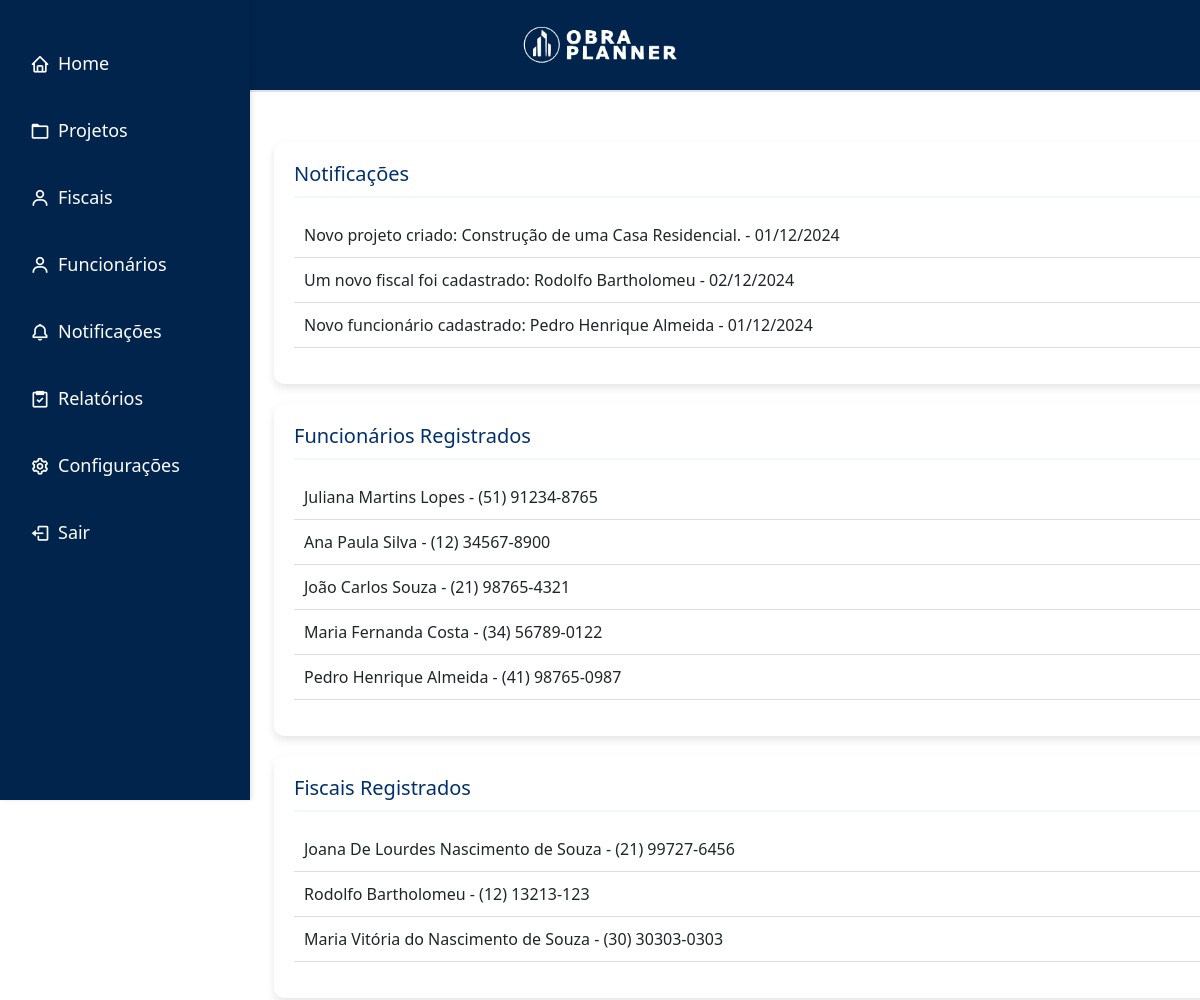
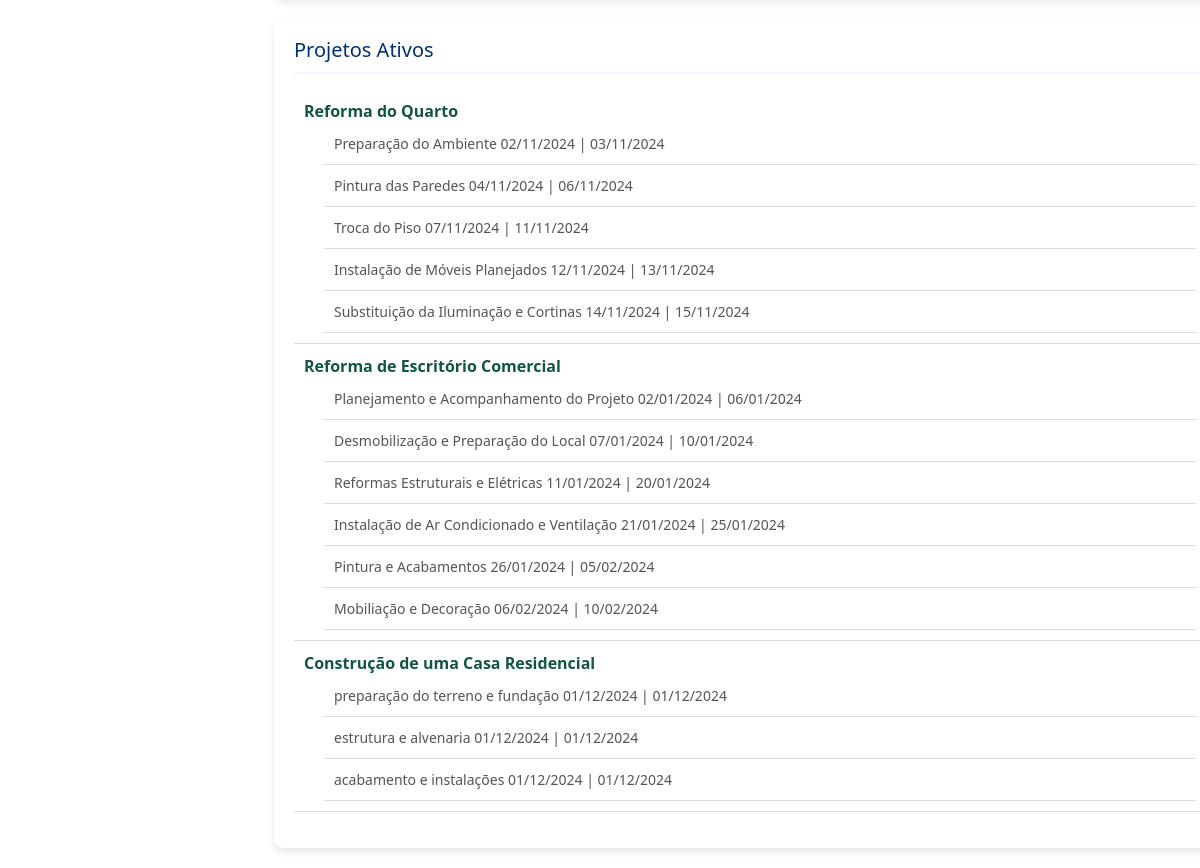
The app's page /empresa/dash.php (signed in) with its own data (2 pictures, top to bottom).
### tables this page shows
CREATE TABLE IF NOT EXISTS `notificacoes` (
  `notificacao_id` int(11) NOT NULL AUTO_INCREMENT,
  `usu_id` int(11) NOT NULL,
  `tipo_usuario` enum('empresa','fiscal','funcionario','admin') NOT NULL,
  `tipo_notificacao` enum('comentario_empresa','projeto_concluido','atraso_projeto','comentario_funcionario','comentario_fiscal','presenca_confirmada','novo_usuario_empresa','novo_usuario_fiscal','novo_usuario_funcionario','novo_projeto','comentario_sobre_plataforma','pergunta','usuario_ativado') NOT NULL,
  `mensagem` text NOT NULL,
  `data_criacao` timestamp NOT NULL DEFAULT current_timestamp(),
  `visualizada` tinyint(1) DEFAULT 0,
  PRIMARY KEY (`notificacao_id`),
  KEY `usu_id` (`usu_id`),
  CONSTRAINT `notificacoes_ibfk_1` FOREIGN KEY (`usu_id`) REFERENCES `empresas` (`empresa_id`) ON DELETE CASCADE
);

CREATE TABLE IF NOT EXISTS `funcionarios` (
  `func_id` varchar(225) NOT NULL,
  `nome` varchar(255) NOT NULL,
  `email` varchar(255) NOT NULL,
  `telefone` varchar(20) DEFAULT NULL,
  `cpf` varchar(15) NOT NULL,
  `senha` varchar(255) NOT NULL,
  `empresa_id` int(11) DEFAULT NULL,
  `horas_trabalhadas` decimal(5,2) DEFAULT NULL,
  `foto` varchar(255) DEFAULT NULL,
  `ativa` enum('ativa','desativada') DEFAULT 'ativa',
  PRIMARY KEY (`func_id`),
  KEY `empresa_id` (`empresa_id`),
  CONSTRAINT `funcionarios_ibfk_1` FOREIGN KEY (`empresa_id`) REFERENCES `empresas` (`empresa_id`)
);

CREATE TABLE IF NOT EXISTS `fiscais` (
  `fiscal_id` int(11) NOT NULL AUTO_INCREMENT,
  `nome` varchar(255) NOT NULL,
  `email` varchar(255) NOT NULL,
  `telefone` varchar(20) DEFAULT NULL,
  `senha` varchar(255) NOT NULL,
  `cpf` varchar(20) NOT NULL,
  `empresa_id` int(11) DEFAULT NULL,
  `foto` varchar(255) DEFAULT NULL,
  `ativa` enum('ativa','desativada') DEFAULT 'ativa',
  PRIMARY KEY (`fiscal_id`),
  UNIQUE KEY `email` (`email`),
  UNIQUE KEY `cpf` (`cpf`),
  KEY `empresa_id` (`empresa_id`),
  CONSTRAINT `fiscais_ibfk_1` FOREIGN KEY (`empresa_id`) REFERENCES `empresas` (`empresa_id`)
);

CREATE TABLE IF NOT EXISTS `projetos` (
  `projeto_id` int(11) NOT NULL AUTO_INCREMENT,
  `titulo` varchar(255) NOT NULL,
  `descricao` text DEFAULT NULL,
  `imagem` varchar(255) DEFAULT NULL,
  `documentacao` varchar(255) DEFAULT NULL,
  `data_inicio` date DEFAULT NULL,
  `data_termino` date DEFAULT NULL,
  `data_prev_ini` date DEFAULT NULL,
  `data_prev_ter` date DEFAULT NULL,
  `empresa_id` int(11) DEFAULT NULL,
  `fiscal_id` int(11) DEFAULT NULL,
  `func_id` varchar(225) DEFAULT NULL,
  `status` enum('Em andamento','Concluído','Atrasado') NOT NULL DEFAULT 'Em andamento',
  `qtn_eta` varchar(100) DEFAULT NULL,
  `progresso` int(11) DEFAULT NULL,
  PRIMARY KEY (`projeto_id`),
  KEY `empresa_id` (`empresa_id`),
  KEY `fiscal_id` (`fiscal_id`),
  KEY `func_id` (`func_id`),
  CONSTRAINT `projetos_ibfk_1` FOREIGN KEY (`empresa_id`) REFERENCES `empresas` (`empresa_id`),
  CONSTRAINT `projetos_ibfk_2` FOREIGN KEY (`fiscal_id`) REFERENCES `fiscais` (`fiscal_id`),
  CONSTRAINT `projetos_ibfk_3` FOREIGN KEY (`func_id`) REFERENCES `funcionarios` (`func_id`)
);

CREATE TABLE IF NOT EXISTS `etapas` (
  `etapa_id` int(11) NOT NULL AUTO_INCREMENT,
  `titulo` varchar(255) NOT NULL,
  `descricao` text NOT NULL,
  `observacoes` text DEFAULT NULL,
  `imagem` varchar(255) DEFAULT NULL,
  `projeto_id` int(11) NOT NULL,
  `data_inicio` date NOT NULL,
  `data_termino` date NOT NULL,
  `data_previa_inicio` date DEFAULT NULL,
  `data_previa_termino` date DEFAULT NULL,
  `concluida` tinyint(1) DEFAULT 0,
  `mensagem` varchar(225) DEFAULT NULL,
  PRIMARY KEY (`etapa_id`),
  KEY `projeto_id` (`projeto_id`),
  CONSTRAINT `etapas_ibfk_1` FOREIGN KEY (`projeto_id`) REFERENCES `projetos` (`projeto_id`)
);

### empresa/dash.php (the view, shortened to what this page needs)
<?php
include '../includes/db_connect.php';
$empresa_id = $_SESSION['UsuarioID'];
$resultFuncionarios = $conn->query("SELECT nome, telefone FROM funcionarios WHERE empresa_id = $empresa_id");
$funcionariosCount = $resultFuncionarios->num_rows;
$resultProjetos = $conn->query("SELECT projeto_id, titulo, status, data_inicio, data_termino FROM projetos WHERE empresa_id = $empresa_id");
$projetosCount = $resultProjetos->num_rows;
$resultFiscais = $conn->query("SELECT nome, telefone FROM fiscais WHERE empresa_id = $empresa_id");
$fiscaisCount = $resultFiscais->num_rows;
$resultNotificacoes = $conn->query("SELECT mensagem, data_criacao FROM notificacoes WHERE usu_id = $empresa_id");
$notificacoesCount = $resultNotificacoes->num_rows;
?>
<!DOCTYPE html>
<html lang="pt-br">
<head>
    <link rel="stylesheet" href="style.css">
    <link href='https://unpkg.com/boxicons@2.0.7/css/boxicons.min.css' rel='stylesheet'>
    <link href="https://cdn.jsdelivr.net/npm/bootstrap@5.0.2/dist/css/bootstrap.min.css" rel="stylesheet">
</head>
<body>
    <header>
        <div class="logo">
            <img src="../imgs/obraplanner7.png" alt="Logo do ObraPlanner">
        </div>
    </header>
    <nav class="sidebar">
        <ul>
            <li><a href="dash.php"><i class="bx bx-home"></i> Home</a></li>
            <li><a href="projetos/proj.php"><i class="bx bx-folder"></i> Projetos</a></li>
            <li><a href="fiscal/fis.php"><i class="bx bx-user"></i> Fiscais</a></li>
            <li><a href="funcionarios/func.php"><i class="bx bx-user"></i> Funcionários</a></li>
            <li><a href="notificacaos/not.php"><i class="bx bx-bell"></i> Notificações</a></li>
            <li><a href="relemp/relemp.php"><i class="bx bx-task"></i> Relatórios</a></li>
            <li><a href="config/config.php"><i class="bx bx-cog"></i> Configurações</a></li>
            <li><a href="../index.php" class="btn-logout"><i class="bx bx-log-out"></i> Sair</a></li>
        </ul>
    </nav>
    <main role="main" class="col-md-9 ml-sm-auto col-lg-10 px-4" style="margin-left: 250px; padding-top: 50px;">
    <?php if ($projetosCount == 0 && $notificacoesCount == 0 && $funcionariosCount == 0 && $fiscaisCount == 0): ?>
        <div class="welcome-message">
            <div class="welcome-text">
                <h2>Bem-vindo ao ObraPlanner!</h2>
                <p>Estamos felizes em tê-lo conosco. Como você ainda não tem projetos, notificações, funcionários ou fiscais, sinta-se à vontade para explorar e começar a criar seu primeiro projeto.</p>
                <p>Nosso sistema foi desenvolvido para facilitar a gestão de suas obras, permitindo que você mantenha tudo sob controle de forma simples e eficiente.</p>
            </div>
            <div class="welcome-image">
                <img src="imgs/welcome1.png" alt="Imagem de boas-vindas">
            </div>
        </div>
        <?php else: ?>
            <section class="container">
            <h3>Notificações</h3>
            <ul>
                <?php if ($resultNotificacoes->num_rows > 0): ?>
                    <?php while ($notificacao = $resultNotificacoes->fetch_assoc()): ?>
                        <li><?php echo htmlspecialchars($notificacao['mensagem']) . " - " . date('d/m/Y', strtotime($notificacao['data_criacao'])); ?></li>
                    <?php endwhile; ?>
                <?php else: ?>
                    <li>Sem Nenhuma Notificação</li>
                <?php endif; ?>
            </ul>
        </section>
        <section class="container">
            <h3>Funcionários Registrados</h3>
            <ul>
                <?php if ($resultFuncionarios->num_rows > 0): ?>
                    <?php while ($funcionario = $resultFuncionarios->fetch_assoc()): ?>
                        <li><?php echo htmlspecialchars($funcionario['nome']) . " - " . htmlspecialchars($funcionario['telefone']); ?></li>
                    <?php endwhile; ?>
                <?php else: ?>
                    <li>Sem Nenhum Funcionário Registrado</li>
                <?php endif; ?>
            </ul>
        </section>
        <section class="container">
            <h3>Fiscais Registrados</h3>
            <ul>
                <?php if ($resultFiscais->num_rows > 0): ?>
                    <?php while ($fiscal = $resultFiscais->fetch_assoc()): ?>
                        <li><?php echo htmlspecialchars($fiscal['nome']) . " - " . htmlspecialchars($fiscal['telefone']); ?></li>
                    <?php endwhile; ?>
                <?php else: ?>
                    <li>Sem Nenhum Fiscal Registrado</li>
                <?php endif; ?>
            </ul>
        </section>
        <section class="container">
            <h3>Projetos Ativos</h3>
            <ul>
                <?php if ($resultProjetos->num_rows > 0): ?>
                    <?php while ($projeto = $resultProjetos->fetch_assoc()): ?>
                        <li><strong><?php echo htmlspecialchars($projeto['titulo']); ?></strong>
                        <ul>
                            <?php
                            $projeto_id = $projeto['projeto_id'];
                            $resultEtapas = $conn->query("SELECT titulo, data_inicio, data_termino FROM etapas WHERE projeto_id = $projeto_id");
                            if ($resultEtapas->num_rows > 0):
                                while ($etapa = $resultEtapas->fetch_assoc()):
                            ?>
                                    <li><?php echo htmlspecialchars($etapa['titulo']) . " " . date('d/m/Y', strtotime($etapa['data_inicio'])) . " |  " . date('d/m/Y', strtotime($etapa['data_termino'])) . ""; ?></li>
                                <?php endwhile; ?>
                            <?php else: ?>
                                <li>Sem Nenhuma Etapa Registrada</li>
                            <?php endif; ?>
                        </ul>
                        </li>
                    <?php endwhile; ?>
                <?php else: ?>
                    <li>Sem Nenhum Projeto Ativo</li>
                <?php endif; ?>
            </ul>
        </section>
    <?php endif; ?>
    </main>
</body>
</html>

### empresa/style.css (style rules this page uses)
:root { --co1: #00244b; --co2: #003d80; --co3: #074470; --co4: #01306e; --co5: #0056b3; --co8: #539ff0; --co10: #07488d; --co11: #003d7a; --co12: #132154; --co13: #324363; --co17: #fff; --co18: #000; --co19: #333; --co20: #0c382e; --co21: #145413; --co22: #541313; --co23: #dee2e6; --co24: #135545; --co25: #ffe600; }
html, body { width: 100vw; overflow-x: hidden; margin: 0; font-family: 'Lexend', sans-serif; }
header { display: flex; justify-content: center; background-color: var(--co1); padding: 20px 30px; border-bottom: 2px solid var(--co23); }
.logo img { max-height: 50px; }
.sidebar { width: 250px; background-color: var(--co1); color: #fff; padding: 20px; box-shadow: 2px 0 4px rgba(0, 0, 0, 0.1); display: flex; flex-direction: column; height: 100vh; position: fixed; top: 0; left: 0; z-index: 1000; }
.sidebar ul { list-style-type: none; padding: 0; margin: 0; flex: 1; }
.sidebar ul li { margin: 20px 0; }
.sidebar ul li a { color: #fff; text-decoration: none; font-size: 18px; display: flex; align-items: center; padding: 10px; border-radius: 5px; transition: background-color 0.3s; }
.sidebar ul li a i { margin-right: 8px; font-size: 20px; }

### empresa/dash.php (style rules this page uses)
.container ul ul { padding-left: 20px; }
.container ul ul li { font-size: 14px; color: #555; }
.container { background-color: #fff; margin-bottom: 20px; padding: 20px; border-radius: 10px; box-shadow: 0 4px 8px rgba(0, 0, 0, 0.1); }
.container h3 { color: #01306E; margin-bottom: 15px; border-bottom: 2px solid #f0f8ff; padding-bottom: 10px; font-size: 20px; }
li strong { color: #135545; }
.container ul { list-style: none; padding-left: 0; }
.container ul li { padding: 10px; border-bottom: 1px solid #ddd; font-size: 16px; }

### records on screen
notificacoes: mensagem "Novo projeto criado: Construção de uma Casa Residencial.", data_criacao "01/12/2024"
notificacoes: mensagem "Um novo fiscal foi cadastrado: Rodolfo Bartholomeu", data_criacao "02/12/2024"
notificacoes: mensagem "Novo funcionário cadastrado: Pedro Henrique Almeida", data_criacao "01/12/2024"
funcionarios: nome "Juliana Martins Lopes", telefone "(51) 91234-8765"
funcionarios: nome "Ana Paula Silva", telefone "(12) 34567-8900"
funcionarios: nome "João Carlos Souza", telefone "(21) 98765-4321"
funcionarios: nome "Maria Fernanda Costa", telefone "(34) 56789-0122"
funcionarios: nome "Pedro Henrique Almeida", telefone "(41) 98765-0987"
fiscais: nome "Joana De Lourdes Nascimento de Souza", telefone "(21) 99727-6456"
fiscais: nome "Rodolfo Bartholomeu", telefone "(12) 13213-123"
fiscais: nome "Maria Vitória do Nascimento de Souza", telefone "(30) 30303-0303"
projetos: titulo "Reforma do Quarto"
etapas: titulo "Preparação do Ambiente", data_inicio "02/11/2024", data_termino "03/11/2024"
etapas: titulo "Pintura das Paredes", data_inicio "04/11/2024", data_termino "06/11/2024"
etapas: titulo "Troca do Piso", data_inicio "07/11/2024", data_termino "11/11/2024"
etapas: titulo "Instalação de Móveis Planejados", data_inicio "12/11/2024", data_termino "13/11/2024"
etapas: titulo "Substituição da Iluminação e Cortinas", data_inicio "14/11/2024", data_termino "15/11/2024"
projetos: titulo "Reforma de Escritório Comercial"
etapas: titulo "Planejamento e Acompanhamento do Projeto", data_inicio "02/01/2024", data_termino "06/01/2024"
etapas: titulo "Desmobilização e Preparação do Local", data_inicio "07/01/2024", data_termino "10/01/2024"
etapas: titulo "Reformas Estruturais e Elétricas", data_inicio "11/01/2024", data_termino "20/01/2024"
etapas: titulo "Instalação de Ar Condicionado e Ventilação", data_inicio "21/01/2024", data_termino "25/01/2024"
etapas: titulo "Pintura e Acabamentos", data_inicio "26/01/2024", data_termino "05/02/2024"
etapas: titulo "Mobiliação e Decoração", data_inicio "06/02/2024", data_termino "10/02/2024"
projetos: titulo "Construção de uma Casa Residencial"
etapas: titulo "preparação do terreno e fundação", data_inicio "01/12/2024", data_termino "01/12/2024"
etapas: titulo "estrutura e alvenaria", data_inicio "01/12/2024", data_termino "01/12/2024"
etapas: titulo "acabamento e instalações", data_inicio "01/12/2024", data_termino "01/12/2024"
